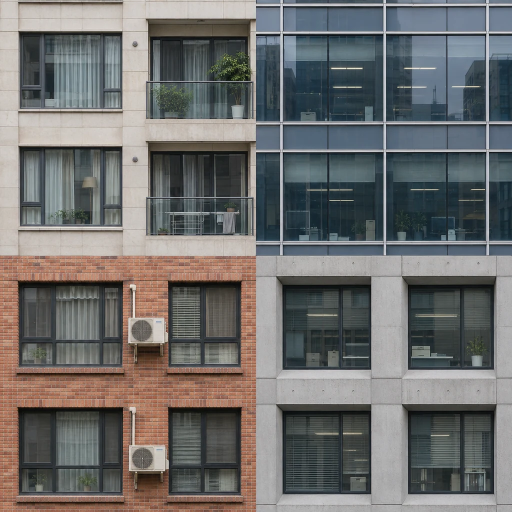
#> input picture assets/facade-atlas.webp, 1024 x 1024 px (shown at 1/2 size); its folder holds 5 pictures in this run
$ python build-scene.py
#> lines starting #> are read from the running program, lines starting #| are printed output that depends on the picture
"""Generate the original textured teaching block. Requires Pillow."""
import base64
import io
import json
import math
import random
import struct
from collections import defaultdict
from pathlib import Path

from PIL import Image, ImageDraw

output = Path(__file__).resolve().parents[1] / "assets"
rng = random.Random(174)
geometry = defaultdict(lambda: ([], [], [], []))
materials = []
textures = []
part = "roads-main"


def color(rgb):
    materials.append({"pbrMetallicRoughness": {
        "baseColorFactor": [*(value / 255 for value in rgb), 1],
        "metallicFactor": 0, "roughnessFactor": .9,
    }, "doubleSided": True})
    return len(materials) - 1


def textured(image):
    file = io.BytesIO()
    image.save(file, "JPEG", quality=91)
    textures.append(file.getvalue())
    materials.append({"pbrMetallicRoughness": {
        "baseColorTexture": {"index": len(textures) - 1},
        "metallicFactor": 0, "roughnessFactor": .94,
    }, "doubleSided": True})
    return len(materials) - 1


def grain(rgb):
    image = Image.new("RGB", (192, 192))
    pixels = []
    for _ in range(192 * 192):
        noise = rng.randint(-9, 9)
        pixels.append(tuple(max(0, min(255, channel + noise)) for channel in rgb))
    image.putdata(pixels)
    return image


with Image.open(output / "facade-atlas.webp") as atlas:
#> atlas is the input picture: PIL image 1024x1024 RGB; mean R, G, B 110.5, 109.9, 108.7
    facades = [textured(atlas.crop((left, top, left + 512, top + 512)).resize((384, 384), Image.Resampling.LANCZOS))
               for top in (0, 512) for left in (0, 512)]
#> facades = [0, 1, 2, 3]

asphalt = grain((69, 72, 72))
#> in grain, `image = Image.new("RGB", (192, 192))`: image: PIL image 192x192 RGB; every value is 0
wear = ImageDraw.Draw(asphalt, "RGBA")
for _ in range(72):
    x, y = rng.randrange(192), rng.randrange(192)
    wear.line((x, y, x + rng.randint(0, 5), y + rng.randint(0, 3)), fill=(165, 160, 151, rng.randint(9, 35)))
road = textured(asphalt)
#> road = 4
pavers = grain((158, 155, 145))
#> the loop in grain (call 2), `for _ in range(192 * 192):` made 36864 passes
#> noise on passes 1 to 3: -5, -6, 4
seams = ImageDraw.Draw(pavers, "RGBA")
for y in range(0, 193, 32):
    seams.line((0, y, 192, y), fill=(88, 83, 74, 70))
    for x in range((y // 32 % 2) * 16, 193, 32):
        seams.line((x, y, x, y + 32), fill=(88, 83, 74, 65))
curb = textured(pavers)
#> curb = 5
roofs = [textured(grain(rgb)) for rgb in [(122, 127, 119), (114, 113, 107), (145, 133, 111), (153, 151, 135)]]
#> the loop in grain (call 5), `for _ in range(192 * 192):` made 36864 passes
#> noise on passes 1 to 3: -5, 6, 1
#> in grain (call 5), `image.putdata(pixels)`:
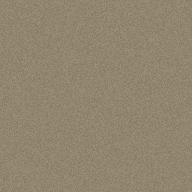
#> image: PIL image 192x192 RGB; mean R, G, B 145, 133, 111
#> the loop in grain (call 6), `for _ in range(192 * 192):` made 36864 passes
#> noise on passes 1 to 3: 5, -1, 1
#> in grain (call 6), `image.putdata(pixels)`:
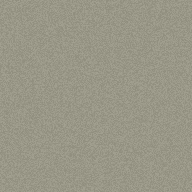
#> image: PIL image 192x192 RGB; mean R, G, B 153, 151, 135
#> roofs = [6, 7, 8, 9]
grass = textured(grain((94, 113, 63)))
#> grass = 10
earth = textured(grain((106, 115, 83)))
#> the loop in grain (call 8), `for _ in range(192 * 192):` made 36864 passes
#> noise on passes 1 to 3: 9, 7, 8
#> in grain (call 8), `image.putdata(pixels)`:
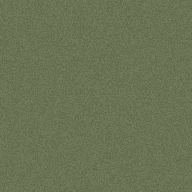
#> image: PIL image 192x192 RGB; mean R, G, B 106, 115, 83
#> earth = 11
white = color((236, 226, 199))
#> white = 12
yellow = color((217, 181, 88))
#> yellow = 13
metal = color((105, 116, 113))
#> metal = 14
tree_bark = color((100, 81, 57))
#> tree_bark = 15
leaves = [textured(grain(rgb)) for rgb in [(62, 93, 52), (77, 106, 60), (88, 113, 62), (53, 77, 45)]]
#> the loop in grain (call 9), `for _ in range(192 * 192):` made 36864 passes
#> noise on passes 1 to 3: 5, -8, 9
#> in grain (call 9), `image.putdata(pixels)`:
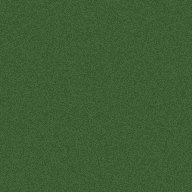
#> image: PIL image 192x192 RGB; mean R, G, B 62, 93, 52
#> the loop in grain (call 10), `for _ in range(192 * 192):` made 36864 passes
#> noise on passes 1 to 3: 8, -1, -4
#> in grain (call 10), `image.putdata(pixels)`:
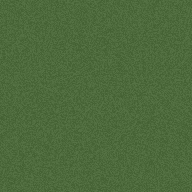
#> image: PIL image 192x192 RGB; mean R, G, B 77, 106, 60
#> the loop in grain (call 11), `for _ in range(192 * 192):` made 36864 passes
#> noise on passes 1 to 3: -7, 6, -6
#> in grain (call 11), `image.putdata(pixels)`:
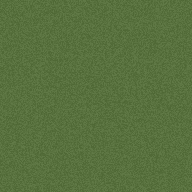
#> image: PIL image 192x192 RGB; mean R, G, B 88, 113, 62
#> the loop in grain (call 12), `for _ in range(192 * 192):` made 36864 passes
#> noise on passes 1 to 3: 4, 1, -2
#> in grain (call 12), `image.putdata(pixels)`:
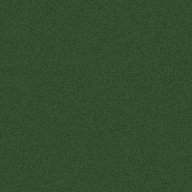
#> image: PIL image 192x192 RGB; mean R, G, B 53, 77, 45
#> leaves = [16, 17, 18, 19]


def quad(mat, coords, u=1, v=1, vertex_normals=None):
#> called with mat = 11, u = 42.8, v = 36
    positions, normals, tex, indices = geometry[part, mat]
#> positions = []; normals = []; tex = []; indices = []
    a, b, c = coords[:3]
    ab = tuple(y - x for x, y in zip(a, b))
    ac = tuple(y - x for x, y in zip(a, c))
    cross = (ab[1] * ac[2] - ab[2] * ac[1], ab[2] * ac[0] - ab[0] * ac[2], ab[0] * ac[1] - ab[1] * ac[0])
    length = math.sqrt(sum(x * x for x in cross))
    normal = tuple(x / length for x in cross)
    start = len(positions) // 3
#> start = 0
    for index, point in enumerate(coords):
        positions.extend(point)
        normals.extend(vertex_normals[index] if vertex_normals else normal)
#> after the loop, normals = [0, 1, 0, 0, 1, 0, 0, 1, 0, 0, 1, 0]; positions = [-214, -0.12, 180, 214, -0.12, 180, 214, -0.12, -180, -214, -0.12, -180]
    tex.extend([0, v, u, v, u, 0, 0, 0])
    indices.extend(start + offset for offset in [0, 1, 2, 0, 2, 3])


def plane(mat, x, north, width, depth, height=0, repeat=12):
    left, right = x - width / 2, x + width / 2
    front, back = -north + depth / 2, -north - depth / 2
    quad(mat, [(left, height, front), (right, height, front), (right, height, back), (left, height, back)],
         width / repeat, depth / repeat)


def box(wall, top, x, north, w, d, height, base=0, wall_repeat=(7, 6)):
    left, right = x - w / 2, x + w / 2
    front, back = -north + d / 2, -north - d / 2
    roof = height + base
    for (a, b), size in [
        (((left, front), (right, front)), w), (((right, front), (right, back)), d),
        (((right, back), (left, back)), w), (((left, back), (left, front)), d),
    ]:
        quad(wall, [(a[0], base, a[1]), (b[0], base, b[1]), (b[0], roof, b[1]), (a[0], roof, a[1])],
             max(1, round(size / wall_repeat[0])), max(1, round(height / wall_repeat[1])))
    plane(top, x, north, w, d, roof)


def leaves_cluster(x, north, scale, offset=0):
    sides = 12
    rings = [(.33, 2.7), (1.62, 3.35), (2.1, 4.75), (1.55, 6.10), (.50, 6.72), (.11, 6.82)]
    angles = [side * math.tau / sides for side in range(sides + 1)]
    variation = [rng.uniform(.84, 1.16) for _ in range(sides)]
    material = rng.choice(leaves)

    def point(i, radius, level):
        angle = angles[i]
        radius *= variation[i % sides] * scale
        return x + radius * math.cos(angle), offset + level * scale, -north + radius * math.sin(angle)

    def normal(i, radius, level):
        direction = (radius * math.cos(angles[i]), (level - 4.76) * .85, radius * math.sin(angles[i]))
        length = math.sqrt(sum(value * value for value in direction))
        return tuple(value / length for value in direction)

    for (lower, bottom), (upper, top) in zip(rings, rings[1:]):
        for side in range(sides):
            corners = [(side + 1, lower, bottom), (side, lower, bottom),
                       (side, upper, top), (side + 1, upper, top)]
            quad(material, [point(*corner) for corner in corners], vertex_normals=[normal(*corner) for corner in corners])


def tree(x, north, scale):
    global part
    previous = part
    part = "greenery"
    box(tree_bark, tree_bark, x, north, .32 * scale, .32 * scale, 3.8 * scale)
    leaves_cluster(x, north, scale)
    if scale > .85:
        side = rng.choice((-1, 1))
        leaves_cluster(x + side * 1.4 * scale, north + .65 * scale, scale * .69, 1.65 * scale)
    part = previous


part = "land"
plane(earth, 0, 0, 428, 360, -.12, 10)
part = "roads-main"
plane(road, 0, 0, 414, 20, .02)
plane(road, 0, 0, 18, 356, .025)
part = "roads-side"
for n in (-106, 106):
    plane(road, 0, n, 414, 12, .03)
#> this loop made 2 passes
for x in (-129, 129):
    plane(road, x, 0, 12, 356, .035)
#> this loop made 2 passes

part = "roads-main"
for x in range(-198, 205, 11):
    if min(abs(x), abs(x - 129), abs(x + 129)) > 15:
        plane(yellow, x, 0, 4, .18, .065)
        for n in (-3.4, 3.4):
            plane(white, x, n, 4, .14, .061)
for n in range(-168, 170, 10):
    if min(abs(n), abs(n - 106), abs(n + 106)) > 14:
        plane(yellow, 0, n, .17, 3.8, .07)
        for x in (-3.1, 3.1):
            plane(white, x, n, .14, 3.8, .066)
for trim in (-8.8, 8.8):
    plane(white, 0, trim, 414, .13, .047)
for offset in range(-7, 8, 2):
    for x in (-14, 14):
        plane(white, x, offset, 3, .81, .072)
    for n in (-15, 15):
        plane(white, offset, n, .81, 3, .072)

blocks = [(-169, 62, 62, 83), (-69, 57, 106, 83), (69, 57, 106, 83), (168, 58, 64, 84),
          (-170, -58, 62, 83), (-69, -57, 106, 83), (69, -57, 106, 83), (170, -58, 63, 83),
          (-171, 139, 61, 49), (-69, 139, 106, 49), (69, 139, 106, 49), (170, 139, 63, 49),
          (-171, -139, 61, 49), (-69, -139, 106, 49), (69, -139, 106, 49), (170, -139, 63, 49)]
for i, (x, n, w, d) in enumerate(blocks):
    part = "land"
    plane(curb, x, n, w, d, .28)
    plane(grass, x, n, w - 7, d - 7, .31)
    if i in (3, 5):
        plane(curb, x, n, 4.5, d - 4, .34)
        plane(curb, x, n, w - 4, 3.5, .34)
        for px in (-w / 3, w / 3):
            for pn in (-d / 3, -d / 7, d / 5, d / 3):
                tree(x + px + rng.uniform(-4, 4), n + pn, rng.uniform(.85, 1.24))
        continue
    part = "buildings"
    columns = 3 if w > 80 else 2
    rows = 2 if d > 60 else 1
    for col in range(columns):
        for row in range(rows):
            bx = x + (col - (columns - 1) / 2) * (w / columns)
            bn = n + (row - (rows - 1) / 2) * (d / rows)
            bw = min(w / columns - 6, rng.randint(17, 26))
            bd = min(d / rows - 7, rng.randint(21, 30))
            height = rng.randint(9, 42) if i < 8 else rng.randint(9, 27)
            wall, roof = rng.choice(facades), rng.choice(roofs)
            if i == 2 and col == 1 and row == 0:
                bx, bn, bw, bd, height, wall = 69, 43, 22, 27, 26, facades[1]
            box(wall, roof, bx, bn, bw, bd, height, .32)
            if height >= 15:
                for px, pn in [(bx, bn - bd / 2 + .2), (bx, bn + bd / 2 - .2)]:
                    box(roof, roof, px, pn, bw - .15, .38, .7, height + .32)
                for px in (bx - bw / 2 + .2, bx + bw / 2 - .2):
                    box(roof, roof, px, bn, .38, bd - .2, .7, height + .32)
            box(roof, metal, bx + bw * .21, bn + bd * .13, bw * .31, bd * .27, rng.uniform(1, 3), height + .32)
            if height >= 28:
                box(wall, roof, bx, bn, bw * .69, bd * .67, rng.uniform(2.4, 6.4), height + .32)
    part = "land"
    for offset in range(round(-w / 2 + 7), round(w / 2 - 3), 12):
        tree(x + offset, n + (-d / 2 + 3.4 if n > 0 else d / 2 - 3.4), rng.uniform(.73, 1.07))

binary = bytearray()
views, accessors, primitives = [], [], []


def append(data, target=None):
    while len(binary) % 4:
        binary.append(0)
    item = {"buffer": 0, "byteOffset": len(binary), "byteLength": len(data)}
    if target:
        item["target"] = target
    binary.extend(data)
    views.append(item)
    return len(views) - 1


def accessor(values, fmt, shape, components, target, bounds=False):
    view = append(struct.pack(f"<{len(values)}{fmt}", *values), target)
    item = {"bufferView": view, "componentType": 5126 if fmt == "f" else 5125,
            "count": len(values) // components, "type": shape}
    if bounds:
        item["min"] = [min(values[i::components]) for i in range(components)]
        item["max"] = [max(values[i::components]) for i in range(components)]
    accessors.append(item)
    return len(accessors) - 1


for (name, mat), (pos, normal, uv, idx) in geometry.items():
    primitives.append({
        "extras": {"layer": name}, "material": mat, "indices": accessor(idx, "I", "SCALAR", 1, 34963),
        "attributes": {
            "POSITION": accessor(pos, "f", "VEC3", 3, 34962, True),
            "NORMAL": accessor(normal, "f", "VEC3", 3, 34962),
            "TEXCOORD_0": accessor(uv, "f", "VEC2", 2, 34962),
        },
    })
images = [{"bufferView": append(texture), "mimeType": "image/jpeg"} for texture in textures]
model = {"asset": {"version": "2.0", "generator": "Digital City Lab original synthetic streetscape"},
         "scene": 0, "scenes": [{"nodes": [0]}], "nodes": [{"mesh": 0}], "meshes": [{"primitives": primitives}],
         "materials": materials, "images": images, "textures": [{"source": i} for i in range(len(images))],
         "buffers": [{"byteLength": len(binary)}], "bufferViews": views, "accessors": accessors}
blob = json.dumps(model, separators=(",", ":")).encode()
blob += b" " * (-len(blob) % 4)
binary += b"\0" * (-len(binary) % 4)
output.mkdir(parents=True, exist_ok=True)
glb = (
    struct.pack("<4sII", b"glTF", 2, 28 + len(blob) + len(binary))
    + struct.pack("<I4s", len(blob), b"JSON") + blob
    + struct.pack("<I4s", len(binary), b"BIN\0") + binary
)

(output / "city-model.js").write_text('globalThis.CITY_MODEL = "' + base64.b64encode(glb).decode() + '";\n')
